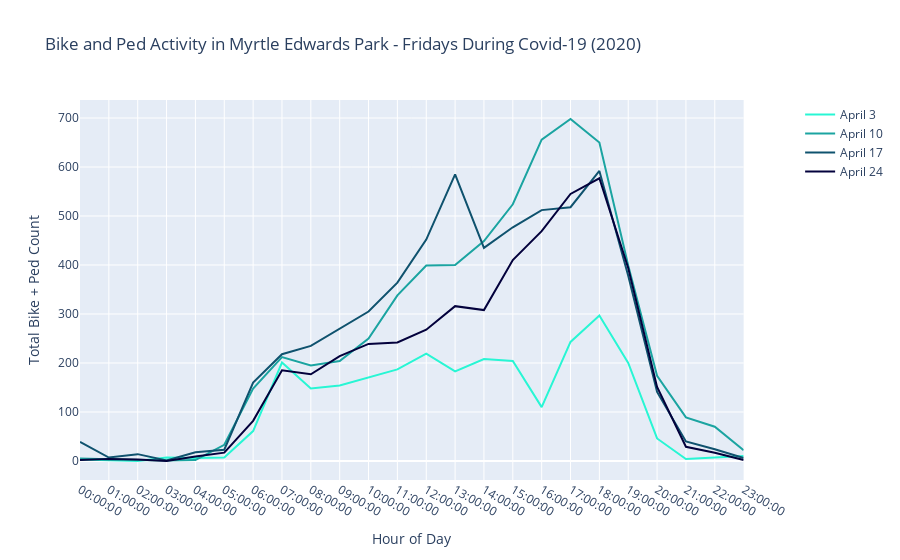

The notebook cell saved with this chart:
### Markdown cell above
So far we've been looking at April 2020 only as a whole. Let's zoom in on April 2020 by graphing hourly counts for every Friday that month. I posit that counts will creep up week after week, as more and more people begin working from home and looking for ways to get some exercise during and after work.

### Code cell
from plotly.subplots import make_subplots

# Create figure with secondary y-axis
fig = make_subplots(specs=[[{"secondary_y": True}]])

fig.add_trace(go.Scatter(x=alltimes, y=hourlycounts('4/3/2020'),
                    mode='lines',
                    name='April 3',
                    line_color='rgb(40, 246, 212)'),
                    secondary_y=False)
fig.add_trace(go.Scatter(x=alltimes, y=hourlycounts('4/10/2020'),
                    mode='lines',
                    name='April 10',
                    line_color='rgb(27, 164, 161)'),
                    secondary_y=False)
fig.add_trace(go.Scatter(x=alltimes, y=hourlycounts('4/17/2020'),
                    mode='lines',
                    name='April 17',
                    line_color='rgb(15, 82, 110)'),
                    secondary_y=False)
fig.add_trace(go.Scatter(x=alltimes, y=hourlycounts('4/24/2020'),
                    mode='lines',
                    name='April 24',
                    line_color='rgb(3, 1, 60)'),
                    secondary_y=False)
#fig.add_trace(go.Scatter(x=[datetime.time(17, 0), datetime.time(17, 0), datetime.time(17, 0), datetime.time(17, 0)], y=[45, 44, 62, 50], name="High Temperature", text=['March 6', 'March 13', 'March 20', 'March 27']),
    #secondary_y=True,
    
#attempt to graph temperature on a secondary y axis, but didn't work well. 

fig.update_layout(title='Bike and Ped Activity in Myrtle Edwards Park - Fridays During Covid-19 (2020)',
                   xaxis_title='Hour of Day',
                   yaxis_title='Total Bike + Ped Count')
fig.show()

### Figure 1 — Plotly figure (JSON) as saved in the notebook; plotly's stock layout.template omitted (floating-point values rounded to 4 significant figures)
{"data": [{"line": {"color": "rgb(40, 246, 212)"}, "mode": "lines", "name": "April 3", "type": "scatter", "x": ["00:00:00", "01:00:00", "02:00:00", "03:00:00", "04:00:00", "05:00:00", "06:00:00", "07:00:00", "08:00:00", "09:00:00", "10:00:00", "11:00:00", "12:00:00", "13:00:00", "14:00:00", "15:00:00", "16:00:00", "17:00:00", "18:00:00", "19:00:00", "20:00:00", "21:00:00", "22:00:00", "23:00:00"], "xaxis": "x", "y": ["3", "2", "0", "7", "6", "7", "61", "201", "148", "154", "170", "187", "219", "183", "208", "204", "110", "243", "297", "200", "46", "4", "7", "10"], "yaxis": "y"}, {"line": {"color": "rgb(27, 164, 161)"}, "mode": "lines", "name": "April 10", "type": "scatter", "x": ["00:00:00", "01:00:00", "02:00:00", "03:00:00", "04:00:00", "05:00:00", "06:00:00", "07:00:00", "08:00:00", "09:00:00", "10:00:00", "11:00:00", "12:00:00", "13:00:00", "14:00:00", "15:00:00", "16:00:00", "17:00:00", "18:00:00", "19:00:00", "20:00:00", "21:00:00", "22:00:00", "23:00:00"], "xaxis": "x", "y": ["5", "3", "2", "1", "2", "33", "148", "212", "195", "204", "250", "338", "399", "400", "449", "524", "656", "698", "650", "399", "174", "89", "70", "22"], "yaxis": "y"}, {"line": {"color": "rgb(15, 82, 110)"}, "mode": "lines", "name": "April 17", "type": "scatter", "x": ["00:00:00", "01:00:00", "02:00:00", "03:00:00", "04:00:00", "05:00:00", "06:00:00", "07:00:00", "08:00:00", "09:00:00", "10:00:00", "11:00:00", "12:00:00", "13:00:00", "14:00:00", "15:00:00", "16:00:00", "17:00:00", "18:00:00", "19:00:00", "20:00:00", "21:00:00", "22:00:00", "23:00:00"], "xaxis": "x", "y": ["39", "7", "14", "1", "18", "23", "160", "218", "235", "270", "305", "364", "452", "585", "435", "477", "512", "518", "592", "378", "141", "40", "24", "6"], "yaxis": "y"}, {"line": {"color": "rgb(3, 1, 60)"}, "mode": "lines", "name": "April 24", "type": "scatter", "x": ["00:00:00", "01:00:00", "02:00:00", "03:00:00", "04:00:00", "05:00:00", "06:00:00", "07:00:00", "08:00:00", "09:00:00", "10:00:00", "11:00:00", "12:00:00", "13:00:00", "14:00:00", "15:00:00", "16:00:00", "17:00:00", "18:00:00", "19:00:00", "20:00:00", "21:00:00", "22:00:00", "23:00:00"], "xaxis": "x", "y": ["2", "4", "3", "0", "9", "17", "82", "185", "177", "214", "239", "242", "268", "316", "308", "410", "469", "545", "577", "394", "151", "29", "17", "2"], "yaxis": "y"}], "layout": {"autosize": true, "title": {"text": "Bike and Ped Activity in Myrtle Edwards Park - Fridays During Covid-19 (2020)"}, "xaxis": {"anchor": "y", "autorange": true, "domain": [0, 0.94], "range": [0, 23], "title": {"text": "Hour of Day"}, "type": "category"}, "yaxis": {"anchor": "x", "autorange": true, "domain": [0, 1], "range": [-38.78, 736.8], "title": {"text": "Total Bike + Ped Count"}, "type": "linear"}, "yaxis2": {"anchor": "x", "overlaying": "y", "side": "right"}}}
